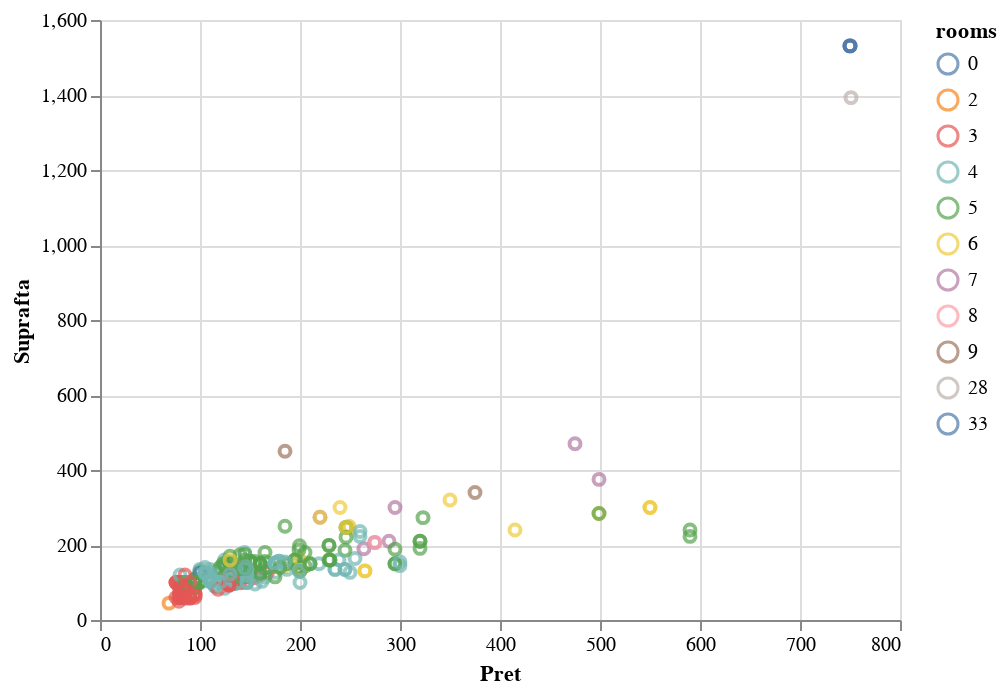

Notebook code for this chart:
### Code cell
from matplotlib.pyplot import title

alt.Chart(source).mark_point().encode(
    y=alt.Y('areaRaw:Q' ,axis=alt.Axis(title='Suprafta')),
    x=alt.X('price:Q', axis=alt.Axis( title='Pret')),
    color= 'rooms:N',
    tooltip= [alt.Tooltip(field ='price', title = 'Pret', type ='quantitative'),
              alt.Tooltip(field ='eur/mp', title = 'Eur/mp', type = 'quantitative'),
              alt.Tooltip(field ='rooms', title = 'Nr_camere', type = 'quantitative'),
              alt.Tooltip(field ='areaRaw', title = 'Suprafata', type = 'quantitative'),
              alt.Tooltip(field = 'location', title = 'Locatie', type = 'nominal')
             ] 
).interactive()

### Figure 1 — Vega-Lite specification as saved in the notebook (floating-point values rounded to 4 significant figures; data arrays with more than 128 entries replaced by an {"elided": "..."} marker saying what was removed)
{"$schema": "https://vega.github.io/schema/vega-lite/v4.17.0.json", "config": {"view": {"continuousHeight": 300, "continuousWidth": 400}}, "data": {"name": "data-3f4460ae272c1c86bff9579c6354af59"}, "datasets": {"data-3f4460ae272c1c86bff9579c6354af59": {"elided": "296 records"}}, "encoding": {"color": {"field": "rooms", "type": "nominal"}, "tooltip": [{"field": "price", "title": "Pret", "type": "quantitative"}, {"field": "eur/mp", "title": "Eur/mp", "type": "quantitative"}, {"field": "rooms", "title": "Nr_camere", "type": "quantitative"}, {"field": "areaRaw", "title": "Suprafata", "type": "quantitative"}, {"field": "location", "title": "Locatie", "type": "nominal"}], "x": {"axis": {"title": "Pret"}, "field": "price", "type": "quantitative"}, "y": {"axis": {"title": "Suprafta"}, "field": "areaRaw", "type": "quantitative"}}, "mark": "point", "selection": {"selector018": {"bind": "scales", "encodings": ["x", "y"], "type": "interval"}}}
